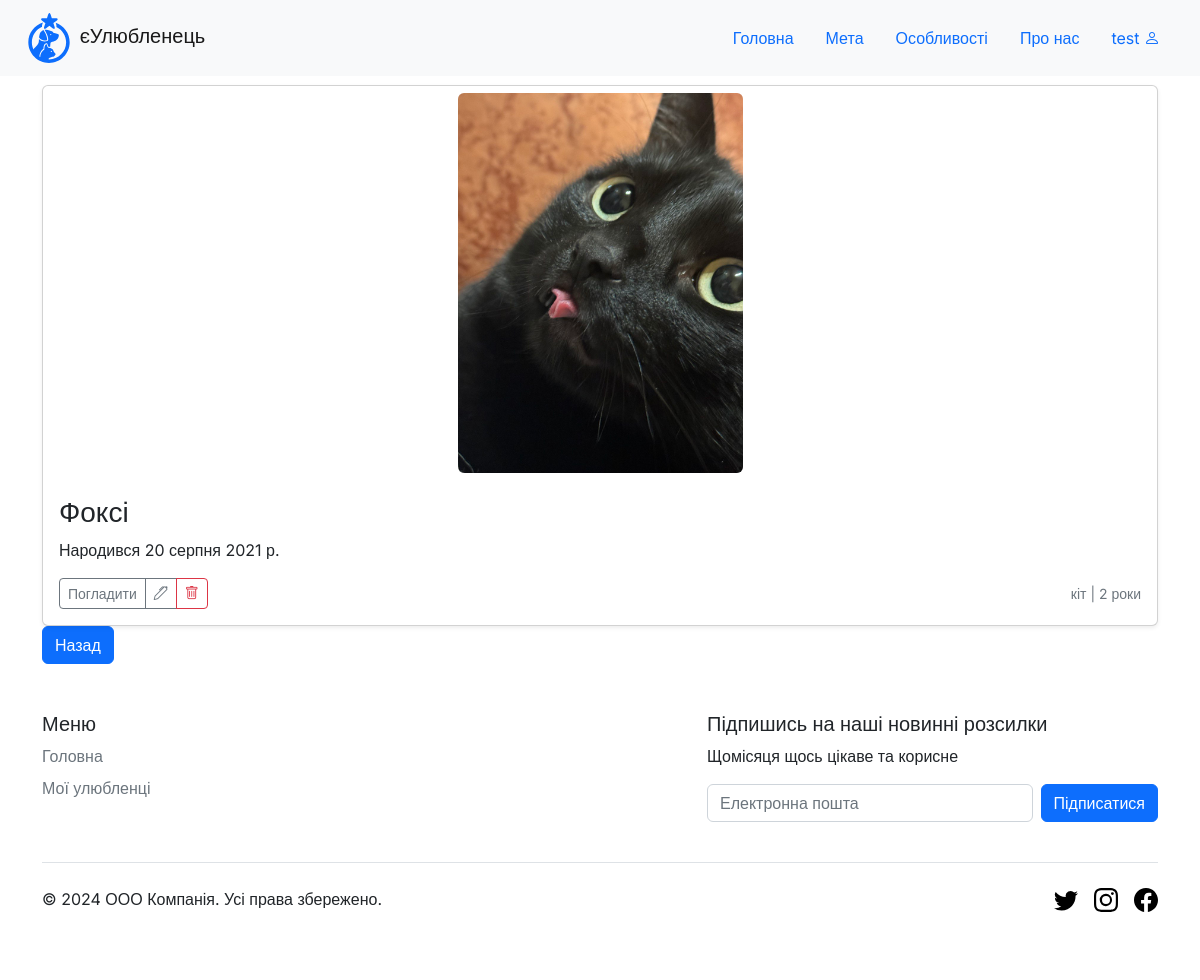
The page /pets/15/ (signed in) on the database its author committed.
### pets/models.py (models this page shows)
class Pet(models.Model):
    class Meta():
        db_table = 'pet'
    TYPE_CAT = 'cat'
    TYPE_DOG = 'dog'
    TYPE_MOUSE = 'mouse'
    TYPE_GUINEA_PIG = 'guinea pig'
    TYPES = {
        TYPE_CAT: 'кіт',
        TYPE_DOG: 'пес',
        TYPE_MOUSE: 'пацюк',
        TYPE_GUINEA_PIG: 'морська свинка',
    }
    owner = models.ForeignKey(User, on_delete=models.CASCADE, verbose_name='Власник')
    type = models.CharField(max_length=10, choices=TYPES, default=TYPE_CAT, verbose_name='Вид')
    name = models.CharField(max_length=30, verbose_name="Ім'я")
    birth_date = models.DateField(verbose_name='Дата народження')
    photo = models.ImageField(blank=True, upload_to='images/pets', verbose_name='Фото')
    AGE_UNITS = (
        (365, ((5, 'років'), (2, 'роки'), (1, 'рік'))),
        (30, ((5, 'місяців'), (2, 'місяці'), (1, 'місяць'))),
        (7, ((5, 'тижнів'), (2, 'тижні'), (1, 'тиждень'))),
        (1, ((5, 'днів'), (2, 'дні'), (1, 'день'))),
    )
    AGE_DEFAULT = 'щойно'
    @property
    def age(self):
        age = date.today() - self.birth_date
        for size, units in self.AGE_UNITS:
            if age.days < size:
                continue
            age = age.days // size
            for size, unit in units:
                if age >= size:
                    age = f'{age} {unit}'
                    return age
        return self.AGE_DEFAULT

### pets/views.py (the view)
# urls.py: path('<int:id>/', views.show_pet, name='show'),
@login_required
def show_pet(request, id: int):
    pet = get_object_or_404(Pet, id=id)
    if request.user != pet.owner and not request.user.is_superuser:
        return redirect('pets:index')
    return render(request, 'pets/show.html', {'pet': pet})

### templates/pets/show.html (shortened to what this page needs)
{% extends 'base/base.html' %}
{% load static %}
{% block content %}
  <div class="container">
    {% include 'pets/pet_card.html' %}
  </div>
  <div class="container">
    <a href="{% url 'pets:index' %}" class="btn btn-primary">Назад</a>
  </div>
{% endblock %}

### templates/base/header.html (shortened to what this page needs)
{% load static %}
<nav class="navbar fixed-top navbar-light bg-light px-4" id="navbar">
  <a class="navbar-brand" href="{% if user.is_authenticated %}{% url 'pets:index' %}{% else %}/{% endif %}">
    <svg class="d-inline-block align-text-middle" width="50" height="50">
      <use href="{% static 'img/icons.svg' %}#ePet" />
    </svg>
    <span class="navbar-brand">єУлюбленець</span>
  </a>
  <ul class="nav nav-pills">
    <li class="nav-item">
      <a href="{% if not is_index %}{% url 'index' %}{% endif %}#carousel" class="nav-link">Головна</a>
    </li>
    <li class="nav-item">
      <a href="{% if not is_index %}{% url 'index' %}{% endif %}#purpose" class="nav-link">Мета</a>
    </li>
    <li class="nav-item">
      <a href="{% if not is_index %}{% url 'index' %}{% endif %}#features" class="nav-link">Особливості</a>
    </li>
    <li class="nav-item">
      <a href="{% if not is_index %}{% url 'index' %}{% endif %}#about" class="nav-link">Про нас</a>
    </li>
    {% if user.is_authenticated %}
      <li class="nav-item">
        <a class="nav-link dropdown" href="#" role="button" data-bs-toggle="dropdown" aria-expanded="false">
            <span>{{ user.username }}</span>
            <i class="bi bi-person"></i>
        </a>
      </li>
    {% else %}
      <li class="nav-item">
        <a href="{% if not is_index %}{% url 'index' %}{% endif %}#join" class="nav-link">Приєднатися</a>
      </li>
    {% endif %}
  </ul>
</nav>

### templates/pets/pet_card.html
{% load static %}
<div class="card shadow-sm">
  <img class="rounded mx-auto d-block pet-img"
    src="{% if pet.photo %}
      {{ pet.photo.url }}
    {% else %}
      {% static 'img/pet-no-image.svg' %}
    {% endif %}"
    alt="{{ pet.name }}" />
  <div class="card-body">
    <h3>{{ pet.name }}</h3>
    <p class="card-text">Народився {{ pet.birth_date }}</p>
    <div class="d-flex justify-content-between align-items-center">
      <div class="btn-group">
        <a href="{% url 'pets:show' pet.id %}" class="btn btn-sm btn-outline-secondary">Погладити</a>
        <a href="{% url 'pets:edit' pet.id %}" class="btn btn-sm btn-outline-secondary"><i class="bi bi-pen"></i></a>
        <a href="{% url 'pets:delete' pet.id %}" class="btn btn-sm btn-outline-danger"><i class="bi bi-trash"></i></a>
      </div>
      <small class="text-muted">{{ pet.get_type_display }} | {{ pet.age }}</small>
    </div>
  </div>
</div>

### static/css/style.css (style rules this page uses)
* { font-family: "Inter", sans-serif; font-optical-sizing: auto; font-style: normal; font-variation-settings: "slnt" 0; }
html { scroll-padding-top: 85px; }
body { padding-top: 85px; }
.pet-img { min-width: 200px; max-width: 80%; height: auto; max-height: 380px; margin: 7px; }

### rows shown on the page
Pet: photo (picture), name "Фоксі", birth_date "20 серпня 2021 р.", type "кіт", age "2 роки"

### other values the page prints
{{ user.username }} "test"
